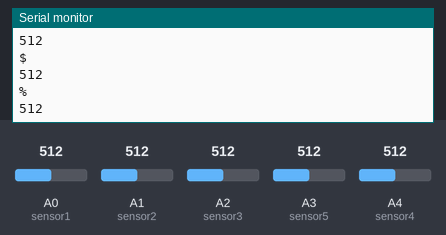
Recording of a sketch running on a simulated Arduino Uno, built with avr-gcc and run on an emulated ATmega328P. On the bench: the last lines printed to the serial monitor. Inputs (shaded band) come from the test bench; at power-on: A0 (sensor1) = 512, A1 (sensor2) = 512, A2 (sensor3) = 512, A3 (sensor5) = 512, A4 (sensor4) = 512.

Above: at 1.2 s.
1.3 s: A0 (sensor1) set to 716
At 1.67 s:
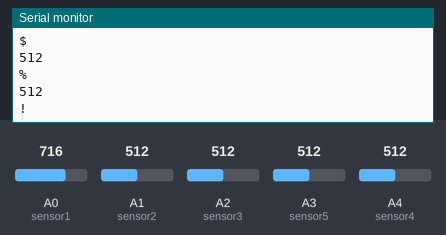
2.8 s: A1 (sensor2) set to 306
4.3 s: A2 (sensor3) set to 992
5.8 s: A3 (sensor5) set to 30
At 6.06 s:
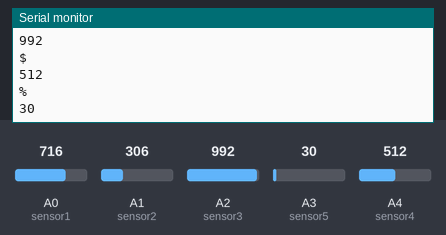
Timing chart, 0 to 8.3 s (numbered marks = the images above; inputs shaded):
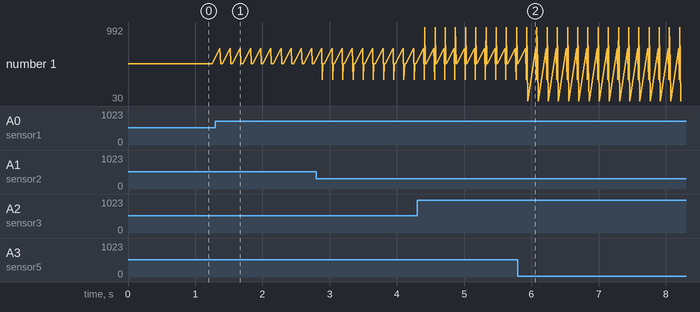

Measured:
- after the input at 1.3 s, the serial monitor: prints a new line after 0.07 s (image 1)
- after the input at 5.8 s, the serial monitor: prints a new line after 0.15 s (image 2)
- plotted number 1: 512 → 30 after the input at 5.8 s

The sketch:

ArduinoCode.ino
```cpp
const int sensor1 = A0;
const int sensor2 = A1;
const int sensor3 = A2;
const int sensor5 = A3;
const int sensor4 = A4;
int flexValue1,flexValue2,flexValue3,flexValue4,flexValue5;

void setup() {
    Serial.begin(9600);
}

void loop() {
  flexValue1=analogRead(sensor1);
  Serial.println("!");
  Serial.println(flexValue1);

  flexValue2=analogRead(sensor2);
  Serial.println("@");
  Serial.println(flexValue2);

  flexValue3=analogRead(sensor3);
  Serial.println("#");
  Serial.println(flexValue3);

  flexValue4=analogRead(sensor4);
  Serial.println("$");
  Serial.println(flexValue4);

  flexValue5=analogRead(sensor5);
  Serial.println("%");
  Serial.println(flexValue5);

  delay(150);
}
```
